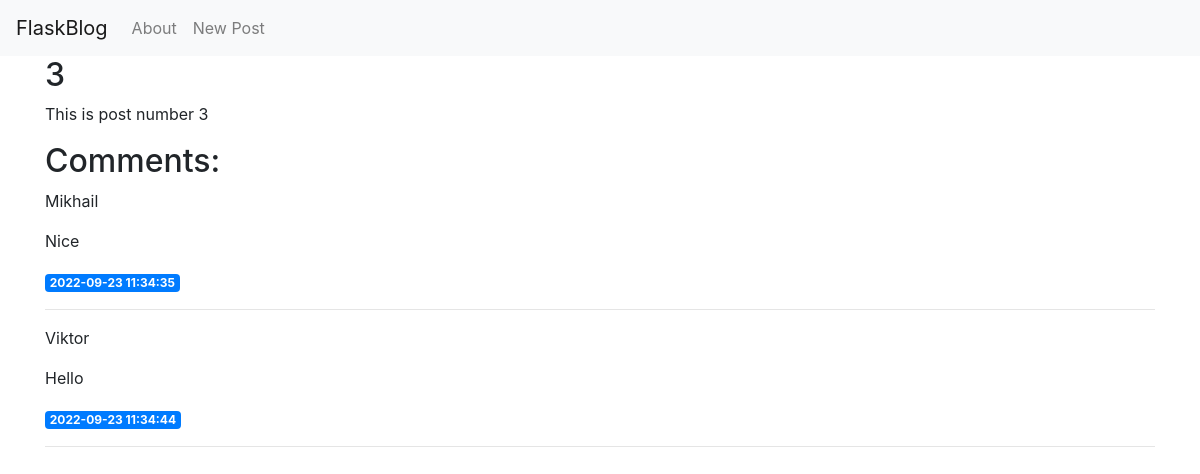
Before: /3 with the older database file.
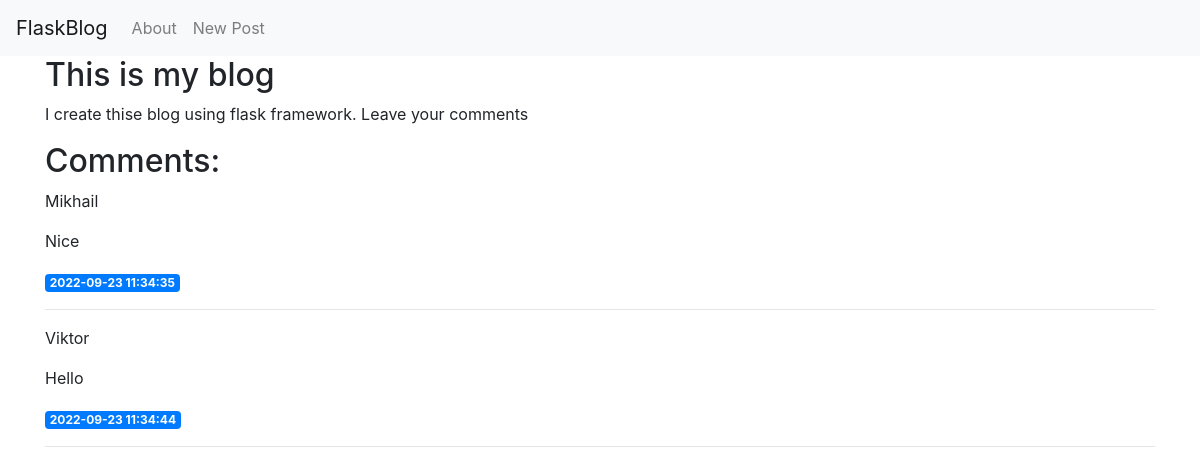
After: the same page with the newer database file.
### tables this page shows
CREATE TABLE posts (
    id INTEGER PRIMARY KEY AUTOINCREMENT,
    created TIMESTAMP NOT NULL DEFAULT CURRENT_TIMESTAMP,
    title TEXT NOT NULL,
    content TEXT NOT NULL
);

### app.py (the view)
@app.route('/<int:post_id>')
def post(post_id):
    n = post_id
    post = get_post(post_id)
    conn = get_db_comments_connection()
    comments = conn.execute('SELECT * FROM comments '
                            'WHERE post_id = ?',
                            (n,)).fetchall()
    conn.close()
    return render_template('post.html', post=post, comments=comments)

### app.py (called while the page is built)
def get_db_connection():
    conn = sqlite3.connect('database.db')
    conn.row_factory = sqlite3.Row
    return conn

def get_db_comments_connection():
    conn = sqlite3.connect('comments.db')
    conn.row_factory = sqlite3.Row
    return conn

def get_post(post_id):
    conn = get_db_connection()
    post = conn.execute('SELECT * FROM posts WHERE id = ?',
                        (post_id,)).fetchone()
    conn.close()
    if post is None:
        abort(404)
    return post

### templates/post.html
{% extends 'base.html' %}
{% block content %}
    <h2>{% block title %} {{ post['title'] }} {% endblock %}</h2>
    <p>{{ post['content'] }}</p>
    <a>
    <h2>Comments:</h2>
        </a>
    {% for comment in comments %}
        <a>
            <p>{{ comment['username'] }}</p>
            <p>{{ comment['comment'] }}</p>
        </a>
        <span class="badge badge-primary">{{ comment['created'] }}</span>
        <hr>
    {% endfor %}
{% endblock %}

Changed rows visible on the page:
changed posts: title "3" → "This is my blog"; content "This is post number 3" → "I create thise blog using flask framework. Leave your comments"
